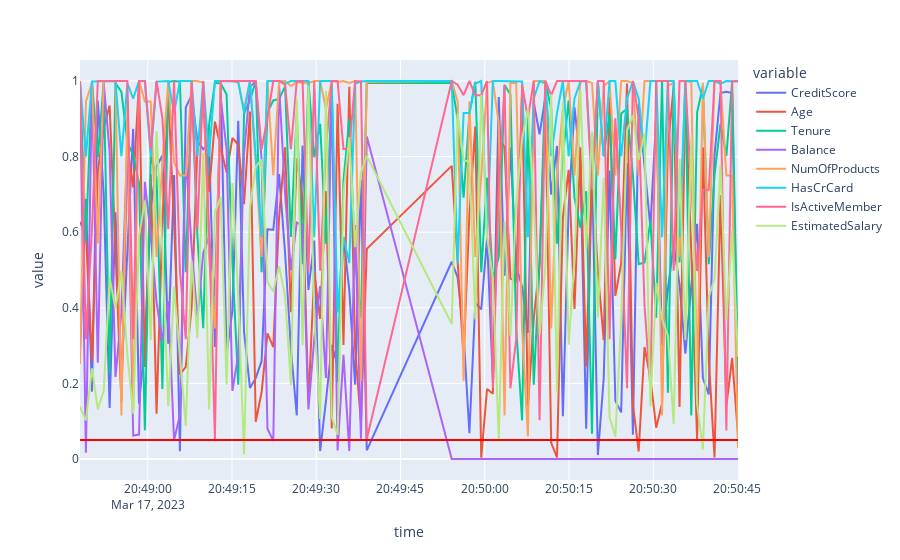

The code cell stored with this chart in its notebook:
### Markdown cell above
### Values below the threshold (e.g. 0.05) indicate possible data drift

### Code cell
import plotly_express as px

fig = px.line(df_p_vals, x='time', y=feat_cols)
fig.add_hline(y=0.05, line_color='red')
